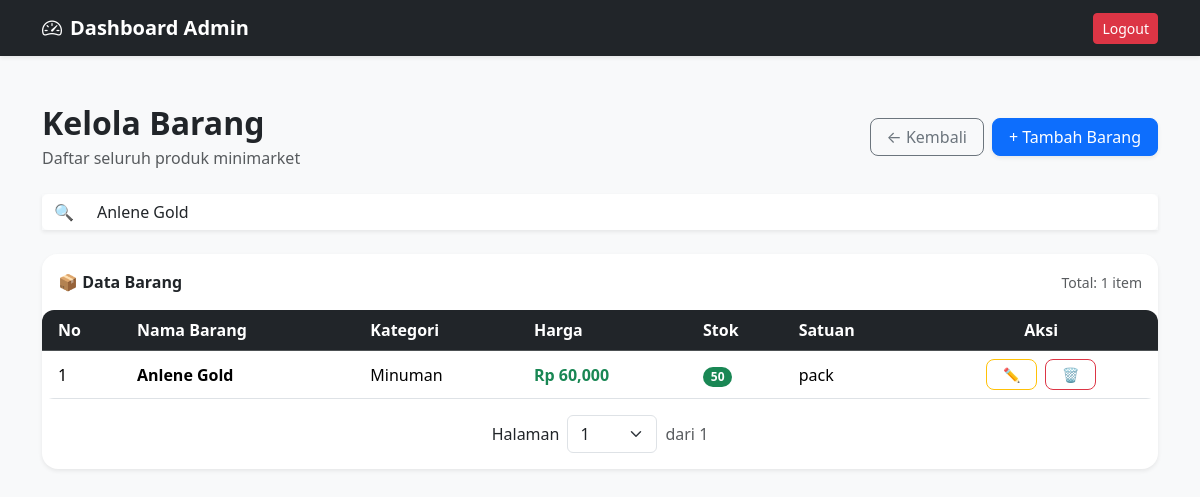
The app's page /admin/barang/index.php?cari=Anlene Gold (signed in), older data.
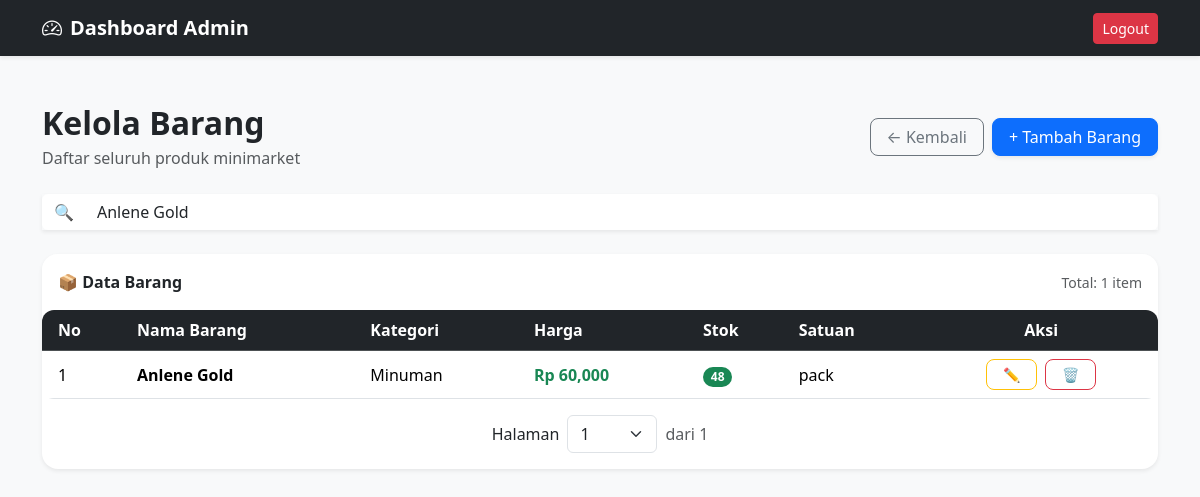
The same page, newer data.
### tables this page shows
CREATE TABLE `barang` (
  `id_barang` int NOT NULL,
  `id_kategori` int NOT NULL,
  `id_satuan` int NOT NULL,
  `nama_barang` varchar(100) NOT NULL,
  `harga` int NOT NULL,
  `stok` int NOT NULL DEFAULT '0',
  `created_at` timestamp NOT NULL DEFAULT CURRENT_TIMESTAMP
);

CREATE TABLE `kategori` (
  `id_kategori` int NOT NULL,
  `nama_kategori` varchar(100) NOT NULL
);

CREATE TABLE `satuan` (
  `id_satuan` int NOT NULL,
  `nama_satuan` varchar(50) NOT NULL
);

### admin/barang/index.php (the view, shortened to what the changed rows need)
<?php
include '../../config/db.php';
$cari = $_GET['cari'] ?? '';
$limit = 15;
$halaman = isset($_GET['hal']) ? (int)$_GET['hal'] : 1;
$offset = ($halaman - 1) * $limit;
$query = mysqli_query(
    $koneksi,
    "SELECT barang.*,
            kategori.nama_kategori,
            satuan.nama_satuan
        FROM barang
        LEFT JOIN kategori
            ON barang.id_kategori = kategori.id_kategori
        LEFT JOIN satuan
            ON barang.id_satuan = satuan.id_satuan
        WHERE barang.nama_barang LIKE '%$cari%'
            OR barang.harga LIKE '%$cari%'
            OR barang.stok LIKE '%$cari%'
            OR kategori.nama_kategori LIKE '%$cari%'
            -- FILTER STATUS STOK
            OR ('$cari' = 'habis' AND barang.stok = 0)
            OR ('$cari' = 'low' AND barang.stok > 0 AND barang.stok <= 5)
            OR ('$cari' = 'aman' AND barang.stok > 5)
        ORDER BY barang.id_barang DESC
        LIMIT $offset, $limit"
);
?>
<!DOCTYPE html>
<html lang="id">
<head>
    <link href="https://cdn.jsdelivr.net/npm/bootstrap@5.3.8/dist/css/bootstrap.min.css" rel="stylesheet"
>
    <link rel="stylesheet" href="https://cdn.jsdelivr.net/npm/bootstrap-icons@1.11.3/font/bootstrap-icons.min.css">
</head>
<body class="bg-light">
    <div class="container py-5">
        <div class="d-flex justify-content-between align-items-center mb-4">
            <div>
                <h2 class="fw-bold mb-1">Kelola Barang</h2>
            </div>
        </div>
        <div class="card border-0 shadow-sm rounded-4 overflow-hidden">
            <div class="card-body p-0">
                <div class="table-scroll" id="tableScroll">
                    <table class="table align-middle mb-0 table-hover">
                        <thead class="table-dark">
                            <tr>
                                <th class="ps-3">No</th>
                                <th>Nama Barang</th>
                                <th>Kategori</th>
                                <th>Harga</th>
                                <th>Stok</th>
                                <th>Satuan</th>
                                <th class="text-center">Aksi</th>
                            </tr>
                        </thead>
                        <tbody>
                            <?php $no = $offset + 1; while ($barang = mysqli_fetch_assoc($query)) : ?>
                            <tr>
                                <td class="ps-3"><?= $no++; ?></td>
                                <td class="fw-semibold"> <?= $barang['nama_barang']; ?> </td>
                                <td>
                                    <span class="rounded-pill">
                                        <?= $barang['nama_kategori'] ?? '-'; ?>
                                    </span>
                                </td>
                                <td class="text-success fw-semibold">
                                    Rp <?= number_format($barang['harga']); ?>
                                </td>
                                <td>
                                    <?php if ($barang['stok'] <= 0): ?>
                                    <span class="badge badge-habis rounded-pill">
                                        HABIS
                                    </span>
                                    <?php elseif ($barang['stok'] <= 5): ?>
                                    <span class="badge bg-danger rounded-pill">
                                        <?= $barang['stok']; ?> (LOW)
                                    </span>
                                    <?php elseif ($barang['stok'] <= 20): ?>
                                    <span class="badge bg-warning text-dark rounded-pill">
                                        <?= $barang['stok']; ?>
                                    </span>
                                    <?php else: ?>
                                    <span class="badge bg-success rounded-pill">
                                        <?= $barang['stok']; ?>
                                    </span>
                                    <?php endif; ?>
                                </td>
                                <td> <?= $barang['nama_satuan'] ?? '-'; ?> </td>
                                <td>
                                    <div class="d-flex justify-content-center gap-2">
                                        <a href="edit.php?id=<?= $barang['id_barang']; ?>"
                                            class="btn btn-sm btn-outline-warning rounded-3 px-3">
                                            ✏️
                                        </a>
                                        <a href="../../proses/admin/hapus/proses_hapus_barang.php?id=<?= $barang['id_barang']; ?>"
                                            class="btn btn-sm btn-outline-danger rounded-3 px-3"
                                            onclick="return confirm('Yakin ingin menghapus barang ini?')">
                                            🗑️
                                        </a>
                                    </div>
                                </td>
                            </tr>
                            <?php endwhile; ?>
                        </tbody>
                    </table>
                </div>
            </div>
        </div>
    </div>
</body>
</html>

Row changes from the older to the newer data that the page shows:
changed barang "Anlene Gold": stok "50" → "48"
